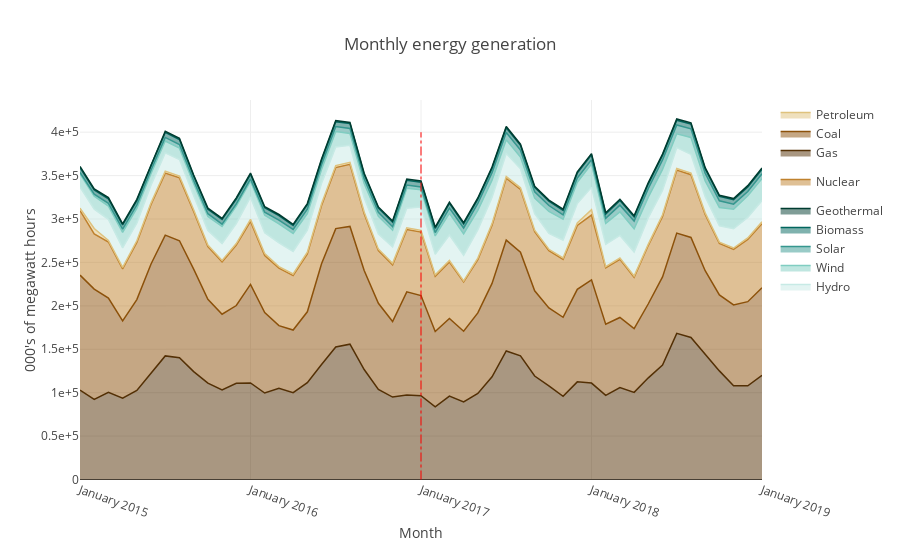

The code cell stored with this chart in its notebook:
### Code cell
# Following Plot.ly example for filled area plot, altering xticks and adding chart title and axis labels
x = energy_gen.index.tolist()
linewidth = 1.5
brbg = cl.scales['10']['div']['BrBG']

coal = dict(x=x, y=energy_gen['coal'].tolist(), legendgroup = 'Fossil', hoverinfo='x+y', mode='lines',\
            line=dict(width=linewidth, color = brbg[1]), stackgroup='one', name='Coal')

petroleum = dict(x=x, y=(energy_gen['petro_coke']+energy_gen['petro_liquids']).tolist(), \
                 legendgroup = 'Fossil', hoverinfo='x+y', mode='lines', line=dict(width=linewidth, color = brbg[3]), name='Petroleum', stackgroup='one')

gas = dict(x=x, y=(energy_gen['natural_gas']+energy_gen['other_gas']).tolist(), \
                 legendgroup = 'Fossil', hoverinfo='x+y', mode='lines', line=dict(width=linewidth, color = brbg[0]), name = 'Gas', stackgroup='one')

nuclear = dict(x=x, y=energy_gen['nuclear'].tolist(), hoverinfo='x+y', mode='lines',\
            line=dict(width=linewidth, color = brbg[2]), name = 'Nuclear', stackgroup='one')

wind = dict(x=x, y=energy_gen['wind'].tolist(), legendgroup = 'Renewable', hoverinfo='x+y', mode='lines',\
            line=dict(width=linewidth, color = brbg[-4]), stackgroup='one', name='Wind')

solar = dict(x=x, y=(energy_gen['solarpv_utility']+energy_gen['solarpv_small']+energy_gen['solar_thermal']).tolist(), \
             legendgroup = 'Renewable', hoverinfo='x+y', mode='lines',line=dict(width=linewidth, color = brbg[-3]), stackgroup='one', name='Solar')

biomass = dict(x=x, y=(energy_gen['bmsw']+energy_gen['landfill_gas']+energy_gen['other_waste']+energy_gen['wood']).tolist(), \
             legendgroup = 'Renewable', hoverinfo='x+y', mode='lines',line=dict(width=linewidth, color = brbg[-2]), stackgroup='one', name='Biomass')

geothermal = dict(x=x, y=energy_gen['geothermal'].tolist(), legendgroup = 'Renewable', hoverinfo='x+y', mode='lines',\
            line=dict(width=linewidth, color = brbg[-1]), stackgroup='one', name='Geothermal')

hydro = dict(x=x, y=energy_gen['hydro'].tolist(), legendgroup = 'Renewable', hoverinfo='x+y', mode='lines',\
            line=dict(width=linewidth, color = brbg[-5]), stackgroup='one', name='Hydro')

data=[gas, coal, nuclear, petroleum, hydro, wind, solar, biomass, geothermal]

labels = ['January 2015', 'January 2016','January 2017','January 2018','January 2019']
tickvals = ['January 2015', 'January 2016','January 2017','January 2018','January 2019']

layout = dict(title = 'Monthly energy generation',
              xaxis=go.layout.XAxis(ticktext=labels,tickvals=tickvals, title='Month', tickangle=20),\
              yaxis = dict(title = '000\'s of megawatt hours', exponentformat='e'),
              shapes = [{ 'type':'line', 'x0':'20 January 2017', 'y0':0, 'x1':'20 January 2017', 'y1':400000, \
                            'line':dict(color = '#ff0000', width = 1, dash = 'dashdot')}])

fig=dict(data=data, layout=layout)
plotly.offline.iplot(fig)

### Figure 1 — Plotly figure (JSON) as saved in the notebook; plotly's stock layout.template omitted (floating-point values rounded to 4 significant figures)
{"data": [{"hoverinfo": "x+y", "legendgroup": "Fossil", "line": {"color": "rgb(84,48,5)", "width": 1.5}, "mode": "lines", "name": "Gas", "stackgroup": "one", "type": "scatter", "uid": "66061030-820a-4d0d-83a3-2229df84e615", "x": ["January 2015", "February 2015", "March 2015", "April 2015", "May 2015", "June 2015", "July 2015", "August 2015", "September 2015", "October 2015", "November 2015", "December 2015", "January 2016", "February 2016", "March 2016", "April 2016", "May 2016", "June 2016", "July 2016", "August 2016", "September 2016", "October 2016", "November 2016", "December 2016", "January 2017", "February 2017", "March 2017", "April 2017", "May 2017", "June 2017", "July 2017", "August 2017", "September 2017", "October 2017", "November 2017", "December 2017", "January 2018", "February 2018", "March 2018", "April 2018", "May 2018", "June 2018", "July 2018", "August 2018", "Sept 2018", "October 2018", "November 2018", "December 2018", "January 2019"], "y": [102933, 92340, 100514, 93785, 102615, 122596, 142354, 140280, 124246, 110911, 103138, 110887, 111239, 99614, 105087, 100008, 111483, 132438, 152631, 155824, 126623, 103811, 94955, 97401, 96519, 83671, 96082, 89419, 99122, 118309, 148042, 142343, 119172, 107851, 95884, 112469, 111040, 96992, 105997, 100386, 117107, 131833, 168355, 163602, 143773, 125101, 108042, 107976, 119929]}, {"hoverinfo": "x+y", "legendgroup": "Fossil", "line": {"color": "rgb(140,81,10)", "width": 1.5}, "mode": "lines", "name": "Coal", "stackgroup": "one", "type": "scatter", "uid": "5f1756e9-088e-4a00-9881-59dcbb05d559", "x": ["January 2015", "February 2015", "March 2015", "April 2015", "May 2015", "June 2015", "July 2015", "August 2015", "September 2015", "October 2015", "November 2015", "December 2015", "January 2016", "February 2016", "March 2016", "April 2016", "May 2016", "June 2016", "July 2016", "August 2016", "September 2016", "October 2016", "November 2016", "December 2016", "January 2017", "February 2017", "March 2017", "April 2017", "May 2017", "June 2017", "July 2017", "August 2017", "September 2017", "October 2017", "November 2017", "December 2017", "January 2018", "February 2018", "March 2018", "April 2018", "May 2018", "June 2018", "July 2018", "August 2018", "Sept 2018", "October 2018", "November 2018", "December 2018", "January 2019"], "y": [132451, 126977, 108488, 88989, 104585, 125673, 139100, 134670, 117986, 96759, 87227, 89495, 113459, 92705, 72173, 72113, 81695, 116034, 136316, 135635, 114138, 99194, 86940, 118747, 115333, 86822, 89365, 81335, 92777, 107508, 127697, 119488, 98203, 89775, 90986, 106546, 118939, 81922, 80612, 73383, 85311, 101509, 115477, 115216, 96742, 87452, 93005, 96825, 101019]}, {"hoverinfo": "x+y", "line": {"color": "rgb(191,129,45)", "width": 1.5}, "mode": "lines", "name": "Nuclear", "stackgroup": "one", "type": "scatter", "uid": "d1182878-f1e9-470b-9cac-36e2cbc60d34", "x": ["January 2015", "February 2015", "March 2015", "April 2015", "May 2015", "June 2015", "July 2015", "August 2015", "September 2015", "October 2015", "November 2015", "December 2015", "January 2016", "February 2016", "March 2016", "April 2016", "May 2016", "June 2016", "July 2016", "August 2016", "September 2016", "October 2016", "November 2016", "December 2016", "January 2017", "February 2017", "March 2017", "April 2017", "May 2017", "June 2017", "July 2017", "August 2017", "September 2017", "October 2017", "November 2017", "December 2017", "January 2018", "February 2018", "March 2018", "April 2018", "May 2018", "June 2018", "July 2018", "August 2018", "Sept 2018", "October 2018", "November 2018", "December 2018", "January 2019"], "y": [74270, 63461, 64547, 59784, 65827, 68516, 71412, 72415, 66476, 60571, 60264, 69634, 72525, 65638, 66149, 62732, 66576, 67175, 70349, 71526, 65448, 60733, 65179, 71662, 73121, 63560, 65093, 56743, 61313, 67011, 71314, 72384, 68098, 65995, 66618, 73700, 74649, 64790, 67033, 59133, 67320, 69688, 72456, 72282, 64725, 59397, 63948, 71657, 73701]}, {"hoverinfo": "x+y", "legendgroup": "Fossil", "line": {"color": "rgb(223,194,125)", "width": 1.5}, "mode": "lines", "name": "Petroleum", "stackgroup": "one", "type": "scatter", "uid": "3a16662e-bf63-46c3-a930-446e676045ca", "x": ["January 2015", "February 2015", "March 2015", "April 2015", "May 2015", "June 2015", "July 2015", "August 2015", "September 2015", "October 2015", "November 2015", "December 2015", "January 2016", "February 2016", "March 2016", "April 2016", "May 2016", "June 2016", "July 2016", "August 2016", "September 2016", "October 2016", "November 2016", "December 2016", "January 2017", "February 2017", "March 2017", "April 2017", "May 2017", "June 2017", "July 2017", "August 2017", "September 2017", "October 2017", "November 2017", "December 2017", "January 2018", "February 2018", "March 2018", "April 2018", "May 2018", "June 2018", "July 2018", "August 2018", "Sept 2018", "October 2018", "November 2018", "December 2018", "January 2019"], "y": [2973, 6321, 1778, 1728, 1939, 1861, 2304, 2133, 2034, 1772, 1710, 1697, 2362, 2209, 1801, 1839, 1958, 1977, 2322, 2336, 1926, 1572, 1869, 2035, 2065, 1597, 1649, 1277, 1818, 1902, 1805, 1735, 1637, 1528, 1658, 2719, 6243, 1518, 1459, 1545, 1437, 1827, 1892, 1914, 1874, 1473, 1651, 1737, 2136]}, {"hoverinfo": "x+y", "legendgroup": "Renewable", "line": {"color": "rgb(199,234,229)", "width": 1.5}, "mode": "lines", "name": "Hydro", "stackgroup": "one", "type": "scatter", "uid": "8349ff7c-435a-4fde-8e0b-af26f699113c", "x": ["January 2015", "February 2015", "March 2015", "April 2015", "May 2015", "June 2015", "July 2015", "August 2015", "September 2015", "October 2015", "November 2015", "December 2015", "January 2016", "February 2016", "March 2016", "April 2016", "May 2016", "June 2016", "July 2016", "August 2016", "September 2016", "October 2016", "November 2016", "December 2016", "January 2017", "February 2017", "March 2017", "April 2017", "May 2017", "June 2017", "July 2017", "August 2017", "September 2017", "October 2017", "November 2017", "December 2017", "January 2018", "February 2018", "March 2018", "April 2018", "May 2018", "June 2018", "July 2018", "August 2018", "Sept 2018", "October 2018", "November 2018", "December 2018", "January 2019"], "y": [24138, 22286, 24281, 22471, 20125, 20414, 21014, 19122, 16094, 16630, 19338, 23166, 25615, 24139, 27390, 25878, 25486, 23237, 21455, 19570, 16368, 17339, 18808, 22528, 26788, 23643, 29272, 29390, 32384, 30222, 26491, 21851, 19067, 18284, 20565, 22377, 25596, 25533, 25951, 27490, 30434, 27955, 24014, 21400, 18665, 18781, 22176, 23728, 24544]}, {"hoverinfo": "x+y", "legendgroup": "Renewable", "line": {"color": "rgb(128,205,193)", "width": 1.5}, "mode": "lines", "name": "Wind", "stackgroup": "one", "type": "scatter", "uid": "20ea004d-b4b6-4492-9706-f7ba5efbc4ac", "x": ["January 2015", "February 2015", "March 2015", "April 2015", "May 2015", "June 2015", "July 2015", "August 2015", "September 2015", "October 2015", "November 2015", "December 2015", "January 2016", "February 2016", "March 2016", "April 2016", "May 2016", "June 2016", "July 2016", "August 2016", "September 2016", "October 2016", "November 2016", "December 2016", "January 2017", "February 2017", "March 2017", "April 2017", "May 2017", "June 2017", "July 2017", "August 2017", "September 2017", "October 2017", "November 2017", "December 2017", "January 2018", "February 2018", "March 2018", "April 2018", "May 2018", "June 2018", "July 2018", "August 2018", "Sept 2018", "October 2018", "November 2018", "December 2018", "January 2019"], "y": [15162, 14922, 15308, 17867, 17151, 13421, 13675, 13080, 13972, 16380, 19682, 20098, 18466, 20138, 21939, 20799, 18848, 16303, 17618, 13589, 16404, 20335, 19406, 23146, 19840, 21198, 24993, 24613, 22450, 19809, 15960, 13621, 17855, 25306, 24082, 24575, 26862, 24096, 27283, 26783, 23603, 24376, 16014, 19530, 17977, 21147, 22457, 24825, 25165]}, {"hoverinfo": "x+y", "legendgroup": "Renewable", "line": {"color": "rgb(53,151,143)", "width": 1.5}, "mode": "lines", "name": "Solar", "stackgroup": "one", "type": "scatter", "uid": "f16ea77d-e900-4367-bf67-f089b18ad3e5", "x": ["January 2015", "February 2015", "March 2015", "April 2015", "May 2015", "June 2015", "July 2015", "August 2015", "September 2015", "October 2015", "November 2015", "December 2015", "January 2016", "February 2016", "March 2016", "April 2016", "May 2016", "June 2016", "July 2016", "August 2016", "September 2016", "October 2016", "November 2016", "December 2016", "January 2017", "February 2017", "March 2017", "April 2017", "May 2017", "June 2017", "July 2017", "August 2017", "September 2017", "October 2017", "November 2017", "December 2017", "January 2018", "February 2018", "March 2018", "April 2018", "May 2018", "June 2018", "July 2018", "August 2018", "Sept 2018", "October 2018", "November 2018", "December 2018", "January 2019"], "y": [1901, 2299, 3206, 3644, 3899, 3966, 4114, 4155, 3547, 3108, 2711, 2484, 2466, 3386, 4142, 4582, 5304, 5402, 5944, 5912, 5370, 4743, 4024, 3591, 3276, 3939, 6218, 6890, 8086, 8662, 8308, 7914, 7340, 6811, 4970, 4862, 5022, 5875, 7630, 8985, 10080, 10864, 10085, 9999, 9150, 7624, 5872, 4962, 5590]}, {"hoverinfo": "x+y", "legendgroup": "Renewable", "line": {"color": "rgb(1,102,94)", "width": 1.5}, "mode": "lines", "name": "Biomass", "stackgroup": "one", "type": "scatter", "uid": "326a7347-8646-4070-8898-09d15272065d", "x": ["January 2015", "February 2015", "March 2015", "April 2015", "May 2015", "June 2015", "July 2015", "August 2015", "September 2015", "October 2015", "November 2015", "December 2015", "January 2016", "February 2016", "March 2016", "April 2016", "May 2016", "June 2016", "July 2016", "August 2016", "September 2016", "October 2016", "November 2016", "December 2016", "January 2017", "February 2017", "March 2017", "April 2017", "May 2017", "June 2017", "July 2017", "August 2017", "September 2017", "October 2017", "November 2017", "December 2017", "January 2018", "February 2018", "March 2018", "April 2018", "May 2018", "June 2018", "July 2018", "August 2018", "Sept 2018", "October 2018", "November 2018", "December 2018", "January 2019"], "y": [5442, 4897, 5169, 4975, 5136, 5280, 5795, 5709, 5256, 5096, 5321, 5557, 5395, 5114, 5212, 4779, 5096, 5209, 5498, 5583, 5163, 4869, 5282, 5559, 5452, 4880, 5311, 4903, 5049, 5234, 5516, 5561, 4990, 5023, 5224, 5615, 5613, 5140, 5405, 4863, 5294, 5360, 5487, 5367, 4918, 5043, 5035, 5239, 5283]}, {"hoverinfo": "x+y", "legendgroup": "Renewable", "line": {"color": "rgb(0,60,48)", "width": 1.5}, "mode": "lines", "name": "Geothermal", "stackgroup": "one", "type": "scatter", "uid": "fd6042e1-cb9a-4191-8f86-0354bae99f18", "x": ["January 2015", "February 2015", "March 2015", "April 2015", "May 2015", "June 2015", "July 2015", "August 2015", "September 2015", "October 2015", "November 2015", "December 2015", "January 2016", "February 2016", "March 2016", "April 2016", "May 2016", "June 2016", "July 2016", "August 2016", "September 2016", "October 2016", "November 2016", "December 2016", "January 2017", "February 2017", "March 2017", "April 2017", "May 2017", "June 2017", "July 2017", "August 2017", "September 2017", "October 2017", "November 2017", "December 2017", "January 2018", "February 2018", "March 2018", "April 2018", "May 2018", "June 2018", "July 2018", "August 2018", "Sept 2018", "October 2018", "November 2018", "December 2018", "January 2019"], "y": [1362, 1260, 1394, 1272, 1390, 1302, 1357, 1344, 1203, 1323, 1334, 1377, 1332, 1243, 1315, 1209, 1342, 1251, 1311, 1324, 1327, 1353, 1364, 1454, 1383, 1239, 1385, 1337, 1283, 1214, 1355, 1345, 1297, 1229, 1289, 1571, 1407, 1326, 1414, 1246, 1434, 1369, 1436, 1429, 1388, 1347, 1397, 1535, 1456]}], "layout": {"shapes": [{"line": {"color": "#ff0000", "dash": "dashdot", "width": 1}, "type": "line", "x0": "20 January 2017", "x1": "20 January 2017", "y0": 0, "y1": 400000}], "title": {"text": "Monthly energy generation"}, "xaxis": {"tickangle": 20, "ticktext": ["January 2015", "January 2016", "January 2017", "January 2018", "January 2019"], "tickvals": ["January 2015", "January 2016", "January 2017", "January 2018", "January 2019"], "title": {"text": "Month"}}, "yaxis": {"exponentformat": "e", "title": {"text": "000's of megawatt hours"}}}}
